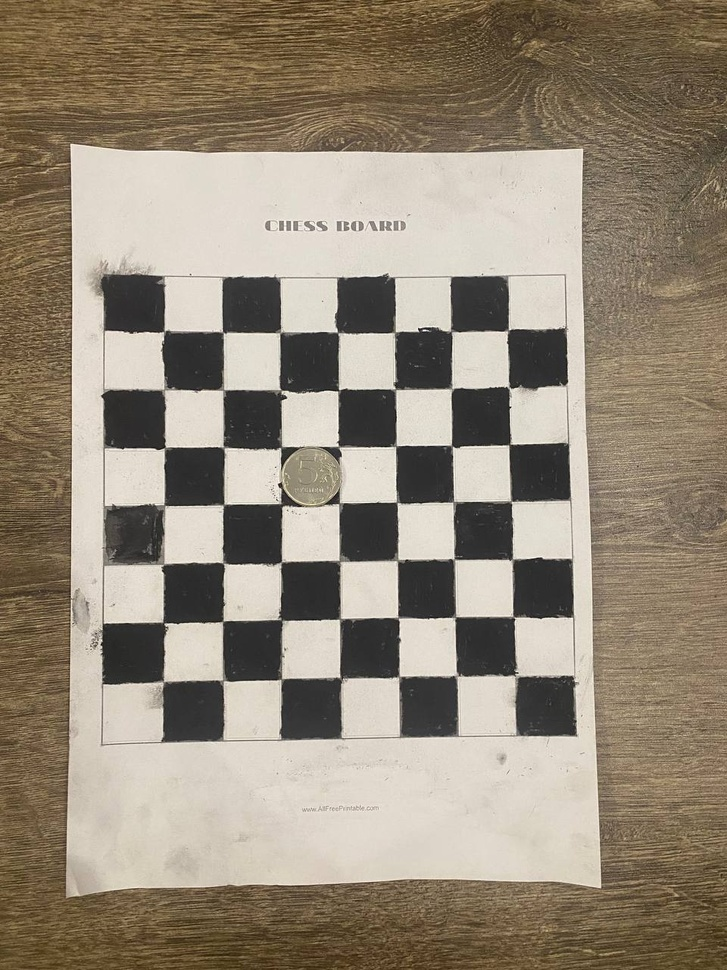
#> input picture Number12/obj/coin.jpg, 727 x 970 px, shrunk from 960 x 1280 before the run
$ python Number12_1.py
#> lines starting #> are read from the running program, lines starting #| are printed output that depends on the picture
import cv2
import numpy as np
import cv2 as cv
import sys

from cv2.gapi import kernel
from matplotlib import pyplot as plt


def sobel():
    window_name = ('S')
    scale = 1
    delta = 0
    ddepth = cv.CV_16S

    # Load the image
    src = cv.imread('obj/coin.jpg', cv.IMREAD_COLOR)
#> src is the input picture: shape (970, 727, 3); mean B, G, R 119.8, 136.6, 148.2
    # Check if image is loaded fine
    src = cv.GaussianBlur(src, (3, 3), 0)
    gray = cv.cvtColor(src, cv.COLOR_BGR2GRAY)
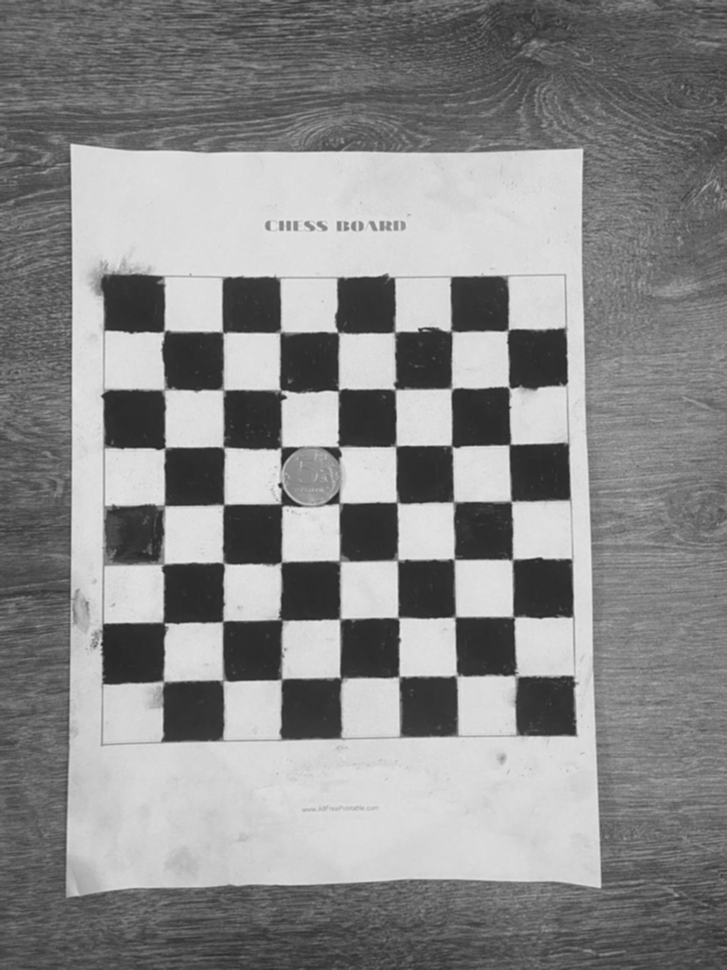
#> gray: shape (970, 727); min 36, max 234, mean 138.2
    grad_x = cv.Sobel(gray, ddepth, 1, 0, ksize=3, scale=scale, delta=delta, borderType=cv.BORDER_DEFAULT)
    # Gradient-Y
    # grad_y = cv.Scharr(gray,ddepth,0,1)
    grad_y = cv.Sobel(gray, ddepth, 0, 1, ksize=3, scale=scale, delta=delta, borderType=cv.BORDER_DEFAULT)
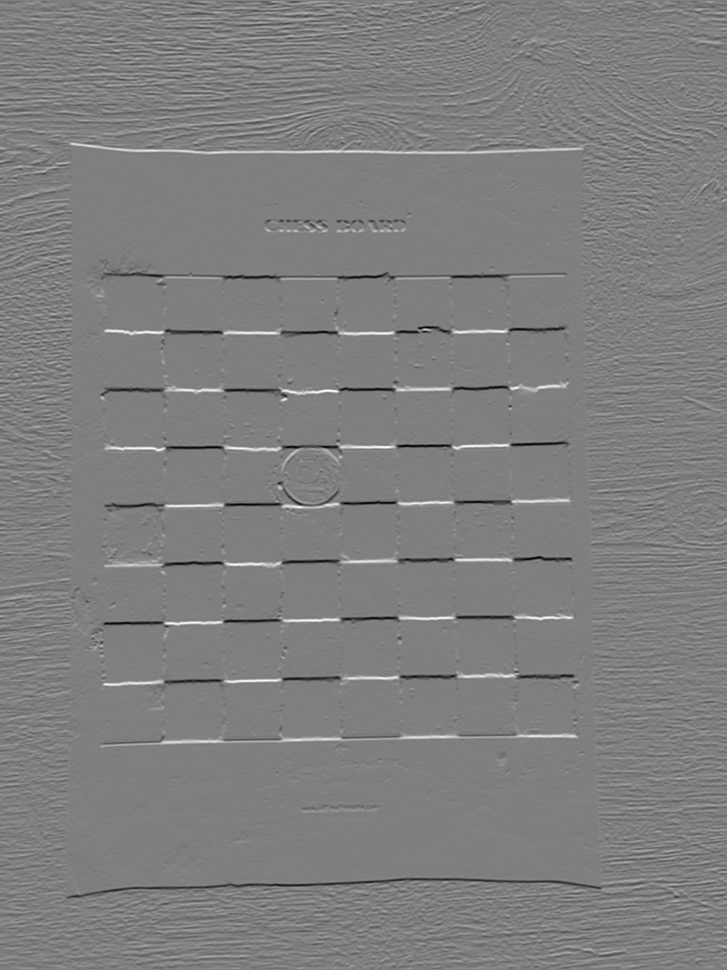
#> grad_y: shape (970, 727) int16; min -607, max 608, mean -0.2; drawn with min black and max white

    abs_grad_x = cv.convertScaleAbs(grad_x)
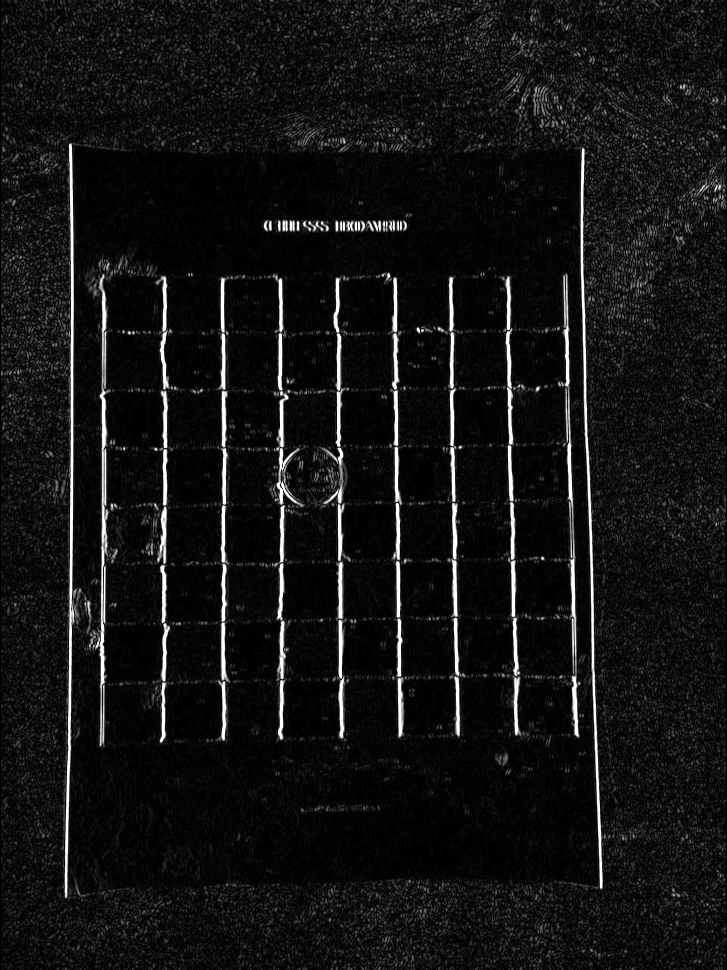
#> abs_grad_x: shape (970, 727); min 0, max 255, mean 19.5
    abs_grad_y = cv.convertScaleAbs(grad_y)
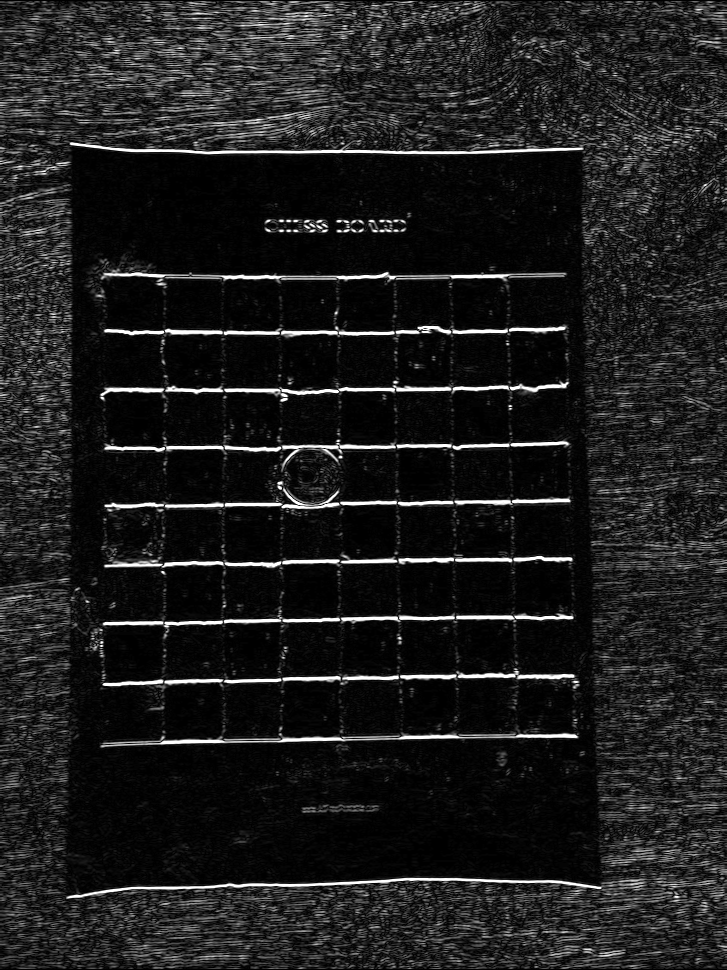
#> abs_grad_y: shape (970, 727); min 0, max 255, mean 29.6

    grad = cv.addWeighted(abs_grad_x, 0.5, abs_grad_y, 0.5, 0)
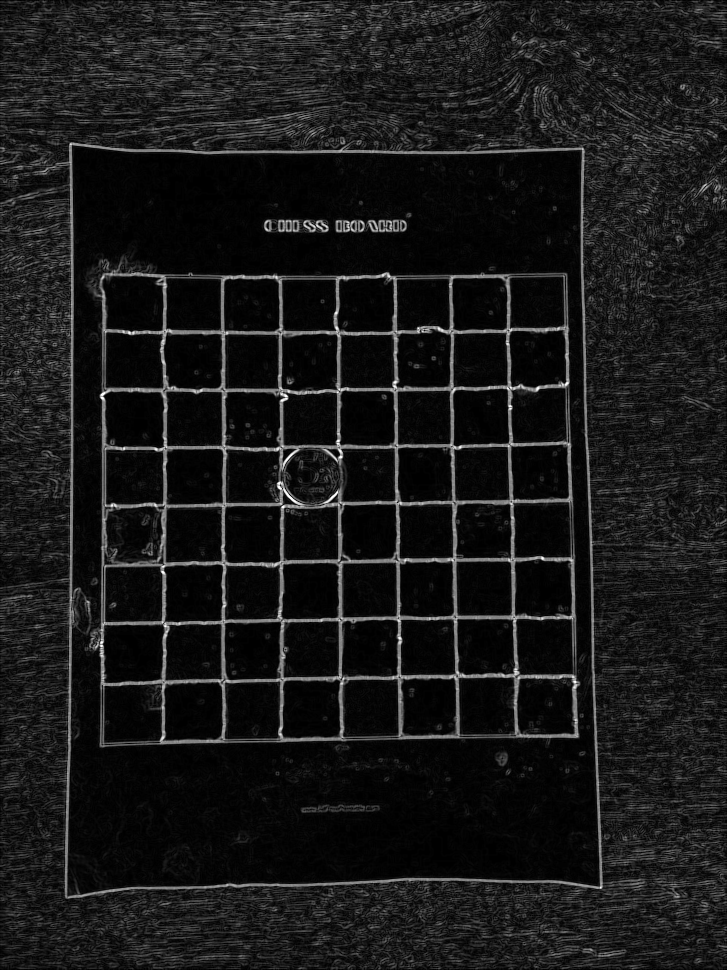
#> grad: shape (970, 727); min 0, max 255, mean 24.6

    plt.figure(figsize=(15, 15))
    plt.imshow(grad)
    plt.title('S')
    plt.xticks([]), plt.yticks([])
    plt.show()
    #     cv.imshow(window_name, grad)
    #     cv.waitKey(0)
    return 0


sobel()

img = cv.imread('obj/coin.jpg')
canny = cv.Canny(img, 100, 200)
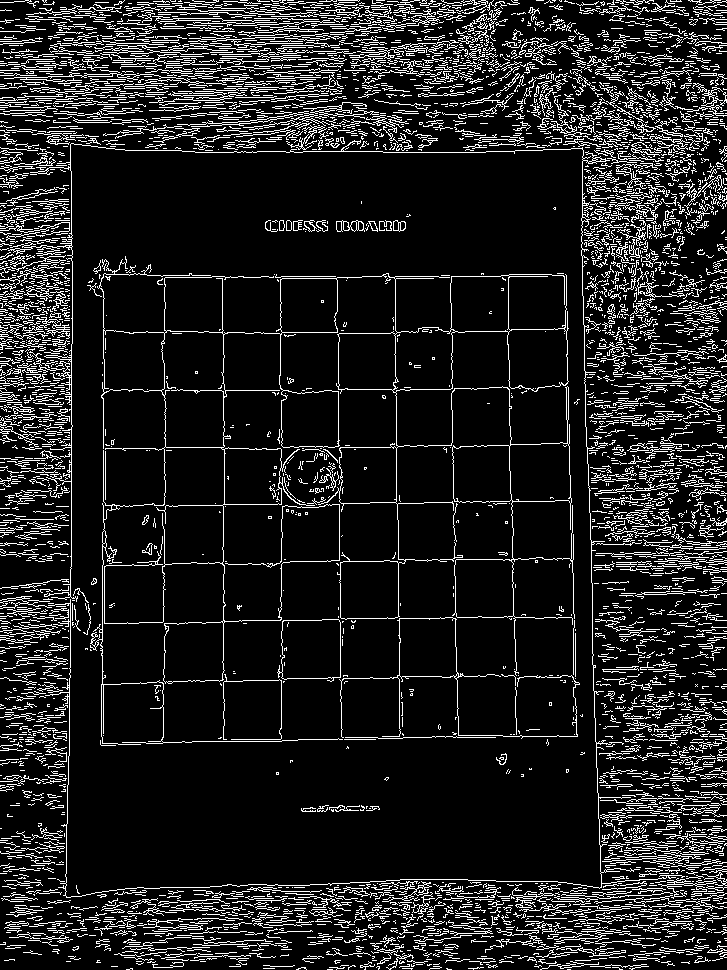
#> canny: shape (970, 727); 12.7% white in thin lines or dots

blur = cv.blur(img, (5, 5))
plt.figure(figsize=(15, 15))
plt.imshow(blur)
plt.title('Blurred')
plt.xticks([]), plt.yticks([])
plt.show()

#> (the run stopped early here; a loop or call above may not have finished)
